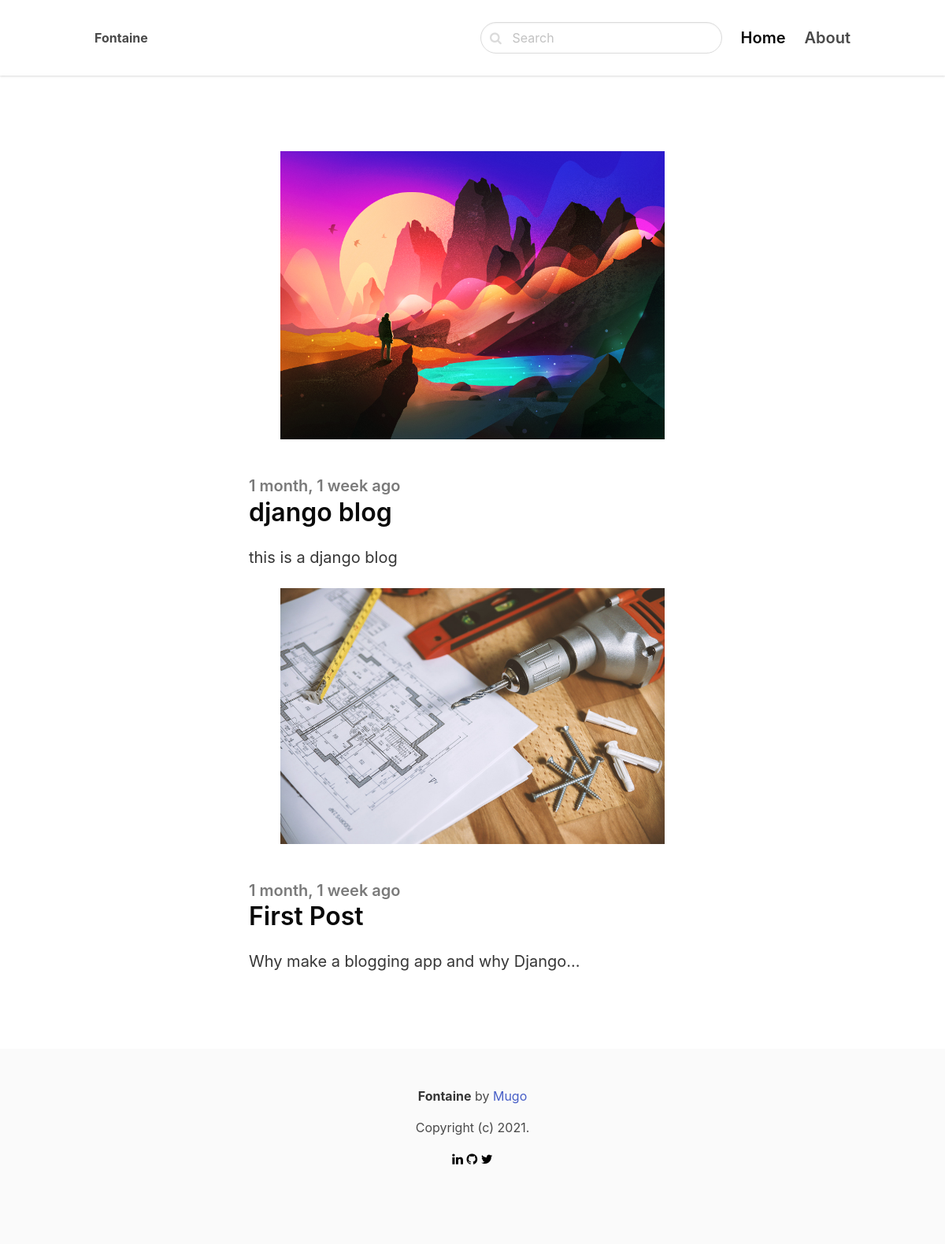
Before: / with the older database file.
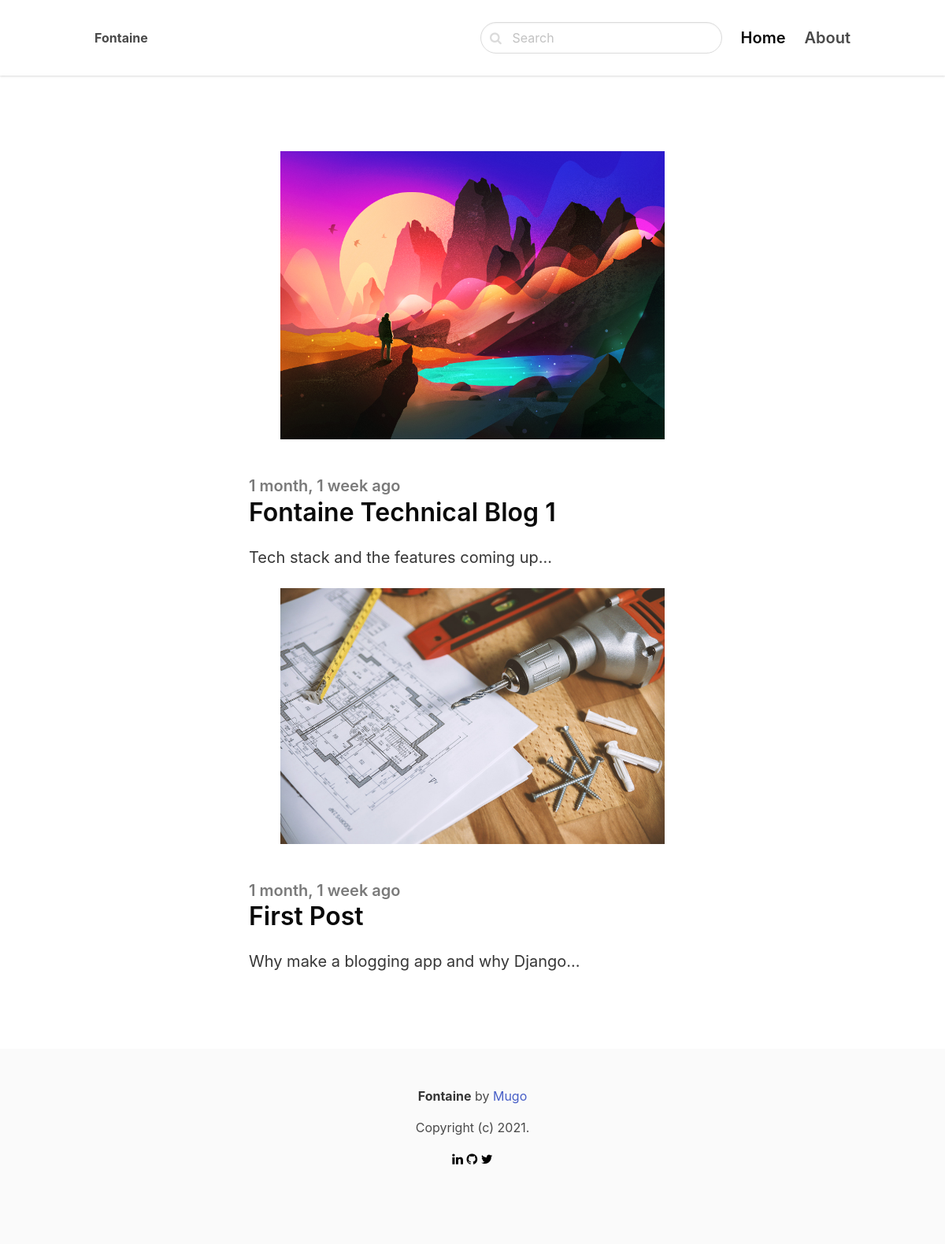
After: the same page with the newer database file.
### main_blog/models.py (models this page shows, shortened)
class Posts(models.Model):
    ACTIVE = 'active'
    DRAFT = 'draft'
    CHOICES_STATUS = (
        (ACTIVE, 'Active'),
        (DRAFT, 'Draft')
    )
    category = models.ForeignKey(Category, related_name='posts', on_delete=models.CASCADE)
    title = models.CharField(max_length=255)
    slug = models.SlugField()
    intro = models.TextField()
    body = RichTextField()
    created_at = models.DateTimeField(auto_now_add=True)
    status = models.CharField(max_length=10, choices=CHOICES_STATUS, default=ACTIVE)
    image = models.ImageField(upload_to='uploads', blank=True, null=True)
    class Meta:
        ordering = ('-created_at',)
        verbose_name_plural = 'Posts'

### blog_app/views.py (the view)
# urls.py: path('', frontpage, name='frontpage'),
def frontpage(request):
    posts = Posts.objects.filter(status=Posts.ACTIVE)
    return render(request, 'core/home.html', {'posts': posts})

### blog_app/templates/core/home.html (shortened to what this page needs)
{% extends 'core/base.html' %}
{% block content %}
    <section class="hero">
            <div class="container">
                <section class="section">
                    <div class="columns">
                        <div class="column is-8 is-offset-2">
                            {% for post in posts %}
                                <div class="content is-medium">
                                    <a href="{% url 'post_detail' post.category.slug post.slug %}">
                                        {% if post.image %}
                                            <figure class="image">
                                                <img src="{{ post.image.url }}">
                                            </figure>
                                        {% endif %}
                                        <h2 class="subtitle is-5 has-text-grey">{{ post.created_at|timesince }} ago</h2>
                                        <h1 class="title has-text-black is-3">{{ post.title }}</h1>
                                        <p class="has-text-dark">{{ post.intro }}</p>
                                    </a>
                                </div>
                            {% endfor %}
                        </div>
                    </div>
                </section>
            </div>
        </div>
    </section>
{% endblock %}

### blog_app/templates/core/base.html (shortened to what this page needs)
<!DOCTYPE html>
{% load static %}
<html lang="en">
<head>
    <link rel="stylesheet" href="https://unpkg.com/bulma@0.9.3/css/bulma.min.css" />
    <link href="https://stackpath.bootstrapcdn.com/font-awesome/4.7.0/css/font-awesome.min.css" rel="stylesheet"
>
</head>
<body>
  <nav class="navbar">
    <div class="container">
      <div class="navbar-brand">
        <a class="navbar-item" href="/">
          <strong>Fontaine</strong>
        </a>
      </div>
      <div id="navbarMenu" class="navbar-menu">
        <div class="navbar-end">
          <div class=" navbar-item">
            <form method="get" action="{% url 'search' %}">
              <div class="control has-icons-left">
                <input class="input is-rounded" name="query" type="text" placeholder="Search">
                <span class="icon is-left">
                </span>
              </div>
            </form>
          </div>
          <a href="/" class="navbar-item is-active is-size-5 has-text-weight-semibold">
            Home
          </a>
          <a href="{% url 'about' %}" class="navbar-item is-size-5 has-text-weight-semibold">
            About
          </a>
        </div>
      </div>
    </div>
  </nav>
  <section class="section">
      <div class="container">
        {% block content %}
        {% endblock %}
  <footer class="footer">
    <div class="content has-text-centered">
      <p>
        <strong>Fontaine</strong> by <a href="https://github.com/sam-mugo">Mugo</a>
      </p>
      <p>Copyright (c) 2021.</p>
        <div class="socials">
          <a href="https://www.linkedin.com/in/samuel-mugo/" style="color: black;"><i class="fa fa-linkedin" aria-hidden="true" ></i></a>
          <a href="https://github.com/sam-mugo" style="color: black;"><i class="fa fa-github" aria-hidden="true"></i></a>
          <a href="https://twitter.com/MMugzo" style="color: black;"><i class="fa fa-twitter" aria-hidden="true"></i></a>
        </div
    </div>
  </footer>
</body>
</html>

### blog_app/templates/core/base.html (style rules this page uses)
nav.navbar { height: 6rem !important; box-shadow: 0 1px 3px 0 rgba(0, 0, 0, .1), 0 1px 2px 0 rgba(0, 0, 0, .06) !important; }

Changed rows visible on the page:
changed Posts: title "django blog" → "Fontaine Technical Blog 1"; intro "this is a django blog" → "Tech stack and the features coming up..."
